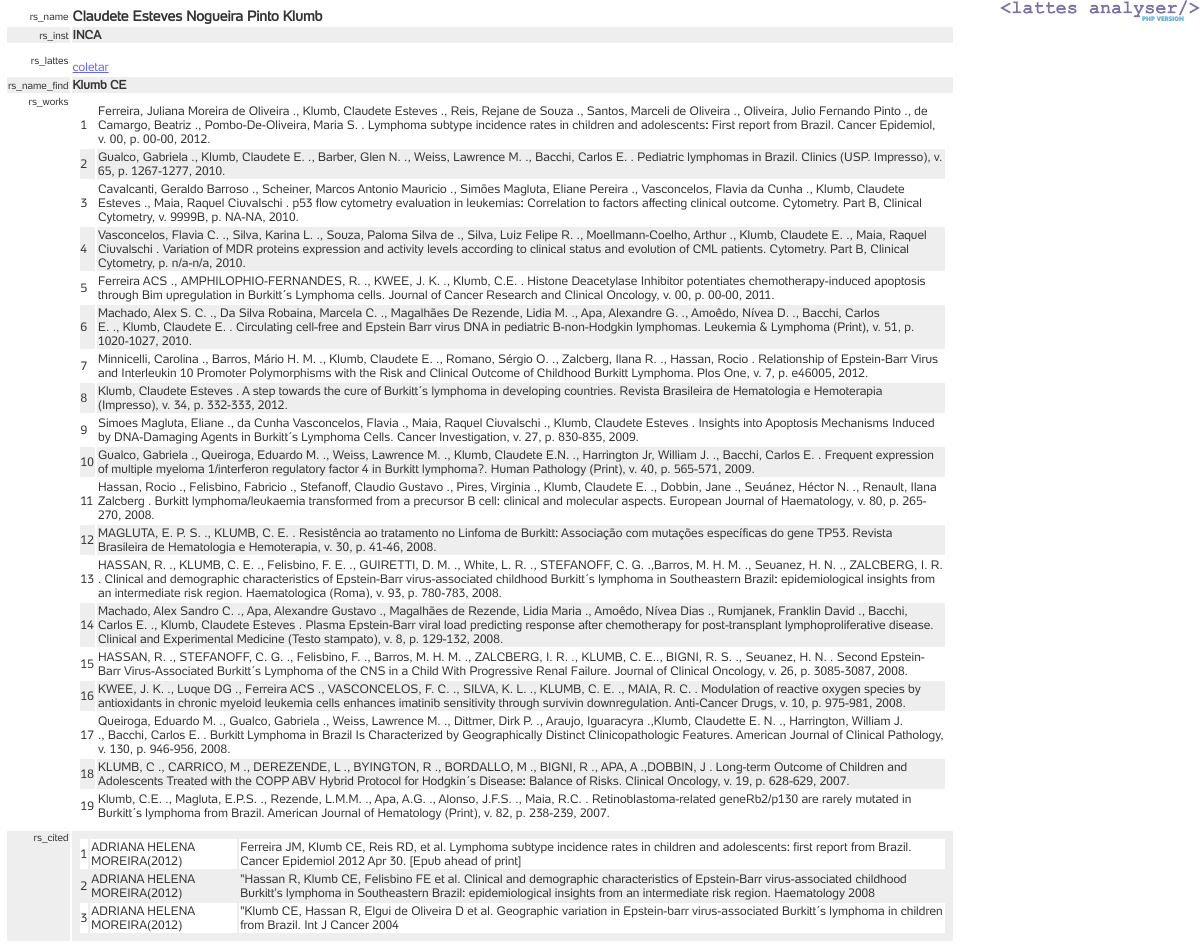
Page /index.php/phplattes/lattes_view/83/442a20382228e77a7fd5fe148f85d6c0 on the committed database.
### tables this page shows
CREATE TABLE IF NOT EXISTS `researcher` (
`id_rs` bigint(20) unsigned NOT NULL,
  `rs_name` char(100) NOT NULL,
  `rs_inst` char(7) NOT NULL,
  `rs_lattes` char(100) NOT NULL,
  `rs_ativo` int(11) NOT NULL,
  `rs_tipo` int(11) NOT NULL DEFAULT '2',
  `rs_lastupdate` date NOT NULL DEFAULT '0000-00-00',
  `rs_cpf` char(15) NOT NULL,
  `rs_name_find` char(200) NOT NULL
);

### application/controllers/phplattes.php (called while the page is built, shortened)
<?php
class phplattes extends CI_Controller {
	function __construct() {
		$this -> load -> database();
		$this -> load -> helper('form');
		$this -> load -> helper('form_sisdoc');
		$this -> load -> helper('url');
		$this -> load -> helper('xml');
		$this -> load -> helper('simpleweb');
		$this -> load -> library('session');
	}
	public function cab() {
		$this -> load -> view('header/header');
		$this -> load -> view('phplattes/cab_sub');
	}
	public function lattes_view($id = 0) {
		$this -> load -> model('researchers');
		$this -> cab();
		$data = $this->researchers->le($id);
		$name_cited = $data['rs_name_find'];
		$data['works'] = $this->researchers->view_works($id);
		$data['cited'] = $this->researchers->view_cited($name_cited);
		$this -> load -> view('researchers/view', $data);
	}
}
?>

### index.php (called while the page is built, shortened)
<?php
require_once BASEPATH.'core/CodeIgniter.php';

### application/views/researchers/view.php (the view)
<?php
$link_lattes = '<a href="' . $rs_lattes . '" target="_new">';
?>
<table class="tabela00" width="80%">
	<tr>
		<td class="lt0" align="right"><?php echo msg('rs_name'); ?></td>
		<td class="lt2"><b><?php echo $rs_name; ?></b></td>
	</tr>
	<tr>
		<td class="lt0" align="right"><?php echo msg('rs_inst'); ?></td>
		<td class="lt1"><b><?php echo $rs_inst; ?></b></td>
	</tr>
	<tr>
		<td class="lt0" align="right"><?php echo msg('rs_lattes'); ?></td>
		<td class="lt1"><b><?php echo $link_lattes . $rs_lattes . '</a>'; ?></b>
			<br>
			<a href="<?php echo base_url('index.php/phplattes/lattes_coleta/' . $id_rs); ?>">coletar</A>
		</td>
	</tr>
	<tr>
		<td class="lt0" align="right"><?php echo msg('rs_name_find'); ?></td>
		<td class="lt1"><b><?php echo $rs_name_find; ?></b>
		</td>
	</tr>
	<tr valign="top">
		<td class="lt0" align="right"><?php echo msg('rs_works'); ?></td>
		<td>
			<?php echo $works; ?>
		</td>
	</tr>
	<tr valign="top">
		<td class="lt0" align="right"><?php echo msg('rs_cited'); ?></td>
		<td>
			<?php echo $cited; ?>
		</td>
	</tr>
</table>

### application/views/header/header.php (shortened to what this page needs)
<head>
<link rel="stylesheet" href="<?php echo base_url('css/jquery-ui.min.css');?>">
<link rel="stylesheet" href="<?php echo base_url('css/fonts_cicpg.css');?>">
<link rel="stylesheet" href="<?php echo base_url('css/style.css');?>">
<link rel="stylesheet" href="<?php echo base_url('css/style_form.css');?>">
<link rel="stylesheet" href="<?php echo base_url('css/style_font-awesome.css');?>">
<link rel="stylesheet" href="<?php echo base_url('css/style_table.css');?>">
<link rel="stylesheet" href="<?php echo base_url('css/style_table.css');?>">
<link rel="stylesheet" href="<?php echo base_url('css/form_sisdoc.css');?>">
</head>

### application/views/phplattes/cab_sub.php
<a href="<?php echo base_url('/index.php/phplattes');?>"><img src="<?php echo base_url('img/logo_phpanalyser.png');?>" width="200" border=0 align="right"></A>

### application/models/researchers.php (shortened to what this page needs)
<?php
class researchers extends CI_Model
	{
	var $tabela = 'researcher';
	function le($id)
		{
			$sql = "select * from ".$this->tabela. " where id_rs = ".$id;
			$rlt = $this->db->query($sql);
			$rlt = $rlt->result_array();
			$line = $rlt[0];
			return($line);
		}
	function view_cited($name)
		{
			$names = splitx(';',$name.';');
			$wh = '';
			for ($r=0;$r < count($names);$r++)
				{
					$name = $names[$r];
					$wh .= "( wr like '%$name%' )";
				}
			$wh = '('.$wh.')';
			$sql = "select * from works where $wh";
			$rlt = $this->db->query($sql);
			$rlt = $rlt->result_array();
			$sx = '<table class="tabela00 lt1" width="100%">';
			for ($r=0;$r < count($rlt);$r++)
				{
					$line = $rlt[$r];
					$sx .= '<tr>';
					$sx .= '<td>';
					$sx .= ($r+1);
					$sx .= '</td>';
					$sx .= '<td>';
					$sx .= $line['wa1'];
					$sx .= '('.$line['w2'].')';
					$sx .= '</td>';
					$sx .= '<td>';
					$sx .= $line['wr'];
					$sx .= '</td>';
					$sx .= '</tr>';
				}
			$sx .= '</table>';
			return($sx);
		}
	function view_works($id)
		{
			$sql = "select * from reference where r_researcher = $id order by id_r";
			$rlt = $this->db->query($sql);
			$rlt = $rlt->result_array();
			$sx = '<table class="tabela00 lt1" width="100%">';
			for ($r=0;$r < count($rlt);$r++)
				{
					$line = $rlt[$r];
					$sx .= '<tr>';
					$sx .= '<td>';
					$sx .= ($r+1);
					$sx .= '</td>';
					$sx .= '<td>';
					$sx .= $line['r_text'];
					$sx .= '</td>';
					$sx .= '</tr>';
				}
			$sx .= '</table>';
			return($sx);
		}
	}
?>

### css/style.css (style rules this page uses)
a { opacity: 0.6; }
.lt0 { font-size: 10px; }
.lt1 { font-size: 12px; }
.lt2 { font-size: 14px; }

### css/style_table.css (style rules this page uses)
.tabela00 { padding: 5px; margin: 0px; font-size: 12px; }
.tabela00 tr:nth-child(even) { background: #EEE }
.tabela00 tr:nth-child(odd) { background: #FFF }

### rows in the picture
researcher: rs_name "Claudete Esteves Nogueira Pinto Klumb", rs_inst "INCA", rs_name_find "Klumb CE"

### other values in the picture
msg('rs_name') "rs_name"
msg('rs_inst') "rs_inst"
msg('rs_lattes') "rs_lattes"
msg('rs_name_find') "rs_name_find"
msg('rs_works') "rs_works"
msg('rs_cited') "rs_cited"
